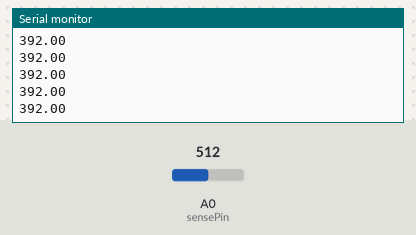
Simulated run of this sketch. Board: Arduino Uno, built with avr-gcc and run on an emulated ATmega328P. Shown: the last lines printed to the serial monitor. The test bench sets the inputs (shaded band); at power-on: A0 (sensePin) = 512.

Above: at 1.2 s.
1.3 s: A0 (sensePin) set to 716
At 2.1 s:
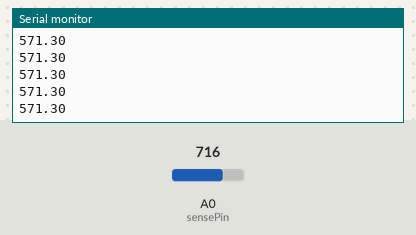
2.8 s: A0 (sensePin) set to 900
At 3.4 s:
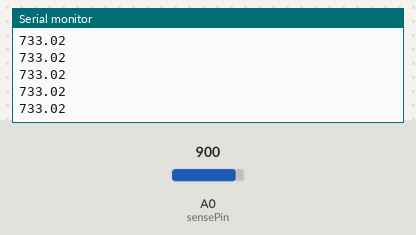
Timing chart, 0 to 5.8 s (numbered marks = the images above; inputs shaded):
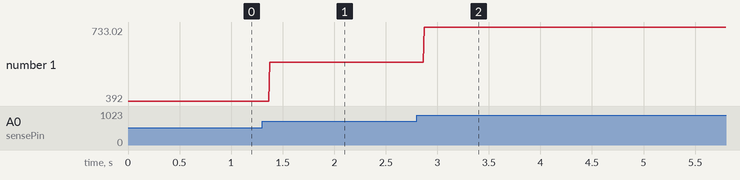

Measured:
- after the input at 1.3 s, the serial monitor: prints a new line after 0.07 s (image 1)
- after the input at 2.8 s, the serial monitor: prints a new line after 0.07 s (image 2)
- plotted number 1: 392 → 571.3 after the input at 1.3 s, 571.3 → 733.02 after the input at 2.8 s

The sketch:

sketch_apr12a.ino
```cpp
int sensePin = A0;  //This is the Arduino Pin that will control Relay #1
int sensorInput;    //The variable we will use to store the sensor input
double temp;        //The variable we will use to store temperature in degrees.


void setup() {
  // put your setup code here, to run once:
Serial.begin(9600); //Start the Serial Port at 9600 baud (default)

}

void loop() {
  // put your main code here, to run repeatedly:
  sensorInput = analogRead(A0);        //read the analog sensor and store it
  temp = (double)sensorInput / 1024;   //find percentage of input reading
  temp = temp * 5;                     //multiply by 5V to get voltage
  temp = temp - 0.5;                   //Subtract the offset
  temp = temp * 100;                   //Convert to degrees
  temp = (temp * 9/5) + 32; // convert to Far

//  Serial.print("Current Temperature: ");
  Serial.println(temp);
}
```
